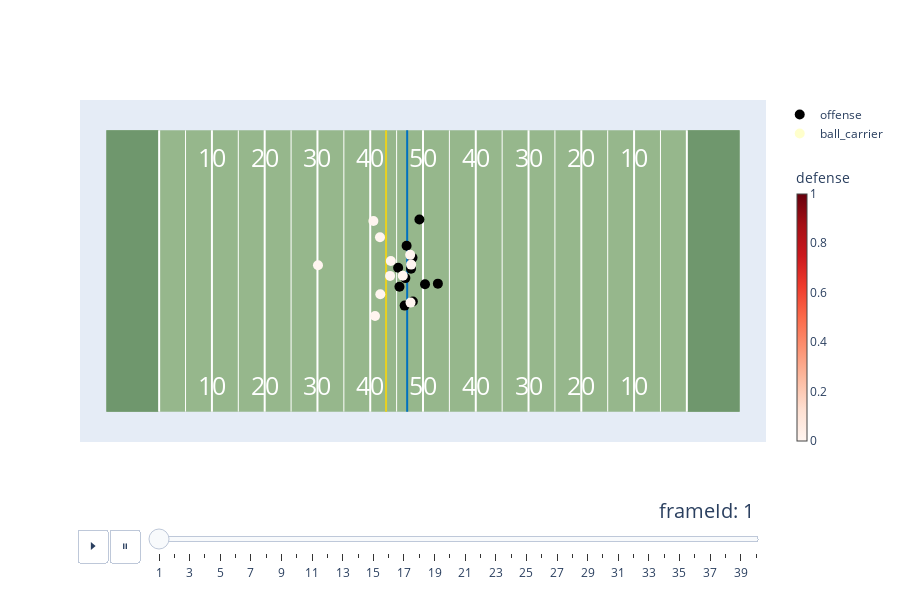

Write notebook code for a chart like this one.
### Code cell
field_proba.fig.show()

### Figure 1 — Plotly figure (JSON) as saved in the notebook; plotly's stock layout.template omitted (floating-point values rounded to 4 significant figures)
{"data": [{"hoverinfo": "none", "marker": {"color": "black", "size": 10}, "mode": "markers", "name": "offense", "type": "scatter", "x": [55.29, 58.01, 57.73, 56.52, 60.38, 62.82, 55.54, 59.32, 56.66, 58.08, 56.89], "y": [27.28, 29.17, 27.1, 20.09, 24.15, 24.25, 23.68, 36.4, 25.3, 20.87, 31.44]}, {"hoverinfo": "none", "marker": {"color": "yellow", "opacity": 0, "size": 10}, "mode": "markers", "name": "ball_carrier", "type": "scatter", "x": [0], "y": [0]}, {"customdata": [[42401, "Markus Golden", "OLB", "ARI", 0], [43986, "Antonio Hamilton", "CB", "ARI", 0], [44848, "Budda Baker", "SS", "ARI", 0], [47816, "Byron Murphy", "CB", "ARI", 0], [47848, "Zach Allen", "DE", "ARI", 0], [49410, "Jalen Thompson", "FS", "ARI", 0], [52416, "Isaiah Simmons", "DB", "ARI", 0], [52522, "Leki Fotu", "DT", "ARI", 0], [53445, "Zaven Collins", "OLB", "ARI", 0], [53565, "Marco Wilson", "CB", "ARI", 0], [54552, "Cameron Thomas", "OLB", "ARI", 0]], "hovertemplate": "<b>nflId:</b> %{customdata[0]}<br><b>Player:</b> %{customdata[1]} %{customdata[2]}<br><b>Team:</b> %{customdata[3]}<br><br><b>Tackling Probability:</b> %{customdata[4]}", "marker": {"cmax": 1, "cmin": 0, "color": ["#fff5f0", "#fff5f0", "#fff5f0", "#fff5f0", "#fff5f0", "#fff5f0", "#fff5f0", "#fff5f0", "#fff5f0", "#fff5f0", "#fff5f0"], "colorbar": {"len": 0.85, "thickness": 10, "title": {"text": "defense"}, "x": 1.03, "y": 0.4}, "colorscale": [[0, "rgb(255,245,240)"], [0.125, "rgb(254,224,210)"], [0.25, "rgb(252,187,161)"], [0.375, "rgb(252,146,114)"], [0.5, "rgb(251,106,74)"], [0.625, "rgb(239,59,44)"], [0.75, "rgb(203,24,29)"], [0.875, "rgb(165,15,21)"], [1, "rgb(103,0,13)"]], "size": 10}, "mode": "markers", "name": "defense", "showlegend": false, "type": "scatter", "x": [57.64, 50.6, 51.91, 51.85, 56.17, 40.1, 53.9, 57.75, 53.76, 50.91, 57.57], "y": [20.66, 36.13, 22.24, 33.03, 25.74, 27.74, 28.54, 27.86, 25.72, 18.12, 29.71]}], "layout": {"annotations": [{"font": {"color": "white", "size": 25}, "showarrow": false, "text": "10", "x": 20, "y": 48.3}, {"font": {"color": "white", "size": 25}, "showarrow": false, "text": "20", "x": 30, "y": 48.3}, {"font": {"color": "white", "size": 25}, "showarrow": false, "text": "30", "x": 40, "y": 48.3}, {"font": {"color": "white", "size": 25}, "showarrow": false, "text": "40", "x": 50, "y": 48.3}, {"font": {"color": "white", "size": 25}, "showarrow": false, "text": "50", "x": 60, "y": 48.3}, {"font": {"color": "white", "size": 25}, "showarrow": false, "text": "40", "x": 70, "y": 48.3}, {"font": {"color": "white", "size": 25}, "showarrow": false, "text": "30", "x": 80, "y": 48.3}, {"font": {"color": "white", "size": 25}, "showarrow": false, "text": "20", "x": 90, "y": 48.3}, {"font": {"color": "white", "size": 25}, "showarrow": false, "text": "10", "x": 100, "y": 48.3}, {"font": {"color": "white", "size": 25}, "showarrow": false, "text": "10", "x": 20, "y": 5}, {"font": {"color": "white", "size": 25}, "showarrow": false, "text": "20", "x": 30, "y": 5}, {"font": {"color": "white", "size": 25}, "showarrow": false, "text": "30", "x": 40, "y": 5}, {"font": {"color": "white", "size": 25}, "showarrow": false, "text": "40", "x": 50, "y": 5}, {"font": {"color": "white", "size": 25}, "showarrow": false, "text": "50", "x": 60, "y": 5}, {"font": {"color": "white", "size": 25}, "showarrow": false, "text": "40", "x": 70, "y": 5}, {"font": {"color": "white", "size": 25}, "showarrow": false, "text": "30", "x": 80, "y": 5}, {"font": {"color": "white", "size": 25}, "showarrow": false, "text": "20", "x": 90, "y": 5}, {"font": {"color": "white", "size": 25}, "showarrow": false, "text": "10", "x": 100, "y": 5}], "height": 600, "shapes": [{"fillcolor": "#96B78C", "layer": "below", "line": {"width": 0}, "type": "rect", "x0": 0, "x1": 120, "y0": 0, "y1": 53.3}, {"fillcolor": "#6F976D", "layer": "below", "line": {"width": 0}, "type": "rect", "x0": 0, "x1": 10, "y0": 0, "y1": 53.3}, {"fillcolor": "#6F976D", "layer": "below", "line": {"width": 0}, "type": "rect", "x0": 110, "x1": 120, "y0": 0, "y1": 53.3}, {"layer": "below", "line": {"color": "white", "width": 2}, "type": "line", "x0": 10, "x1": 10, "y0": 0, "y1": 53.3}, {"layer": "below", "line": {"color": "white", "width": 1}, "type": "line", "x0": 15, "x1": 15, "y0": 0, "y1": 53.3}, {"layer": "below", "line": {"color": "white", "width": 2}, "type": "line", "x0": 20, "x1": 20, "y0": 0, "y1": 53.3}, {"layer": "below", "line": {"color": "white", "width": 1}, "type": "line", "x0": 25, "x1": 25, "y0": 0, "y1": 53.3}, {"layer": "below", "line": {"color": "white", "width": 2}, "type": "line", "x0": 30, "x1": 30, "y0": 0, "y1": 53.3}, {"layer": "below", "line": {"color": "white", "width": 1}, "type": "line", "x0": 35, "x1": 35, "y0": 0, "y1": 53.3}, {"layer": "below", "line": {"color": "white", "width": 2}, "type": "line", "x0": 40, "x1": 40, "y0": 0, "y1": 53.3}, {"layer": "below", "line": {"color": "white", "width": 1}, "type": "line", "x0": 45, "x1": 45, "y0": 0, "y1": 53.3}, {"layer": "below", "line": {"color": "white", "width": 2}, "type": "line", "x0": 50, "x1": 50, "y0": 0, "y1": 53.3}, {"layer": "below", "line": {"color": "white", "width": 1}, "type": "line", "x0": 55, "x1": 55, "y0": 0, "y1": 53.3}, {"layer": "below", "line": {"color": "white", "width": 2}, "type": "line", "x0": 60, "x1": 60, "y0": 0, "y1": 53.3}, {"layer": "below", "line": {"color": "white", "width": 1}, "type": "line", "x0": 65, "x1": 65, "y0": 0, "y1": 53.3}, {"layer": "below", "line": {"color": "white", "width": 2}, "type": "line", "x0": 70, "x1": 70, "y0": 0, "y1": 53.3}, {"layer": "below", "line": {"color": "white", "width": 1}, "type": "line", "x0": 75, "x1": 75, "y0": 0, "y1": 53.3}, {"layer": "below", "line": {"color": "white", "width": 2}, "type": "line", "x0": 80, "x1": 80, "y0": 0, "y1": 53.3}, {"layer": "below", "line": {"color": "white", "width": 1}, "type": "line", "x0": 85, "x1": 85, "y0": 0, "y1": 53.3}, {"layer": "below", "line": {"color": "white", "width": 2}, "type": "line", "x0": 90, "x1": 90, "y0": 0, "y1": 53.3}, {"layer": "below", "line": {"color": "white", "width": 1}, "type": "line", "x0": 95, "x1": 95, "y0": 0, "y1": 53.3}, {"layer": "below", "line": {"color": "white", "width": 2}, "type": "line", "x0": 100, "x1": 100, "y0": 0, "y1": 53.3}, {"layer": "below", "line": {"color": "white", "width": 1}, "type": "line", "x0": 105, "x1": 105, "y0": 0, "y1": 53.3}, {"layer": "below", "line": {"color": "white", "width": 2}, "type": "line", "x0": 110, "x1": 110, "y0": 0, "y1": 53.3}, {"layer": "below", "line": {"color": "#0070C0", "width": 2}, "type": "line", "x0": 57, "x1": 57, "y0": 0, "y1": 53.3}, {"layer": "below", "line": {"color": "#E9D11F", "width": 2}, "type": "line", "x0": 53, "x1": 53, "y0": 0, "y1": 53.3}], "sliders": [{"active": 0, "currentvalue": {"font": {"size": 20}, "prefix": "frameId: ", "visible": true, "xanchor": "right"}, "len": 0.9, "pad": {"b": 10, "t": 50}, "steps": [{"args": [["1"], {"frame": {"duration": 50, "redraw": false}, "mode": "immediate", "transition": {"duration": 0}}], "label": "1", "method": "animate"}, {"args": [["2"], {"frame": {"duration": 50, "redraw": false}, "mode": "immediate", "transition": {"duration": 0}}], "label": "2", "method": "animate"}, {"args": [["3"], {"frame": {"duration": 50, "redraw": false}, "mode": "immediate", "transition": {"duration": 0}}], "label": "3", "method": "animate"}, {"args": [["4"], {"frame": {"duration": 50, "redraw": false}, "mode": "immediate", "transition": {"duration": 0}}], "label": "4", "method": "animate"}, {"args": [["5"], {"frame": {"duration": 50, "redraw": false}, "mode": "immediate", "transition": {"duration": 0}}], "label": "5", "method": "animate"}, {"args": [["6"], {"frame": {"duration": 50, "redraw": false}, "mode": "immediate", "transition": {"duration": 0}}], "label": "6", "method": "animate"}, {"args": [["7"], {"frame": {"duration": 50, "redraw": false}, "mode": "immediate", "transition": {"duration": 0}}], "label": "7", "method": "animate"}, {"args": [["8"], {"frame": {"duration": 50, "redraw": false}, "mode": "immediate", "transition": {"duration": 0}}], "label": "8", "method": "animate"}, {"args": [["9"], {"frame": {"duration": 50, "redraw": false}, "mode": "immediate", "transition": {"duration": 0}}], "label": "9", "method": "animate"}, {"args": [["10"], {"frame": {"duration": 50, "redraw": false}, "mode": "immediate", "transition": {"duration": 0}}], "label": "10", "method": "animate"}, {"args": [["11"], {"frame": {"duration": 50, "redraw": false}, "mode": "immediate", "transition": {"duration": 0}}], "label": "11", "method": "animate"}, {"args": [["12"], {"frame": {"duration": 50, "redraw": false}, "mode": "immediate", "transition": {"duration": 0}}], "label": "12", "method": "animate"}, {"args": [["13"], {"frame": {"duration": 50, "redraw": false}, "mode": "immediate", "transition": {"duration": 0}}], "label": "13", "method": "animate"}, {"args": [["14"], {"frame": {"duration": 50, "redraw": false}, "mode": "immediate", "transition": {"duration": 0}}], "label": "14", "method": "animate"}, {"args": [["15"], {"frame": {"duration": 50, "redraw": false}, "mode": "immediate", "transition": {"duration": 0}}], "label": "15", "method": "animate"}, {"args": [["16"], {"frame": {"duration": 50, "redraw": false}, "mode": "immediate", "transition": {"duration": 0}}], "label": "16", "method": "animate"}, {"args": [["17"], {"frame": {"duration": 50, "redraw": false}, "mode": "immediate", "transition": {"duration": 0}}], "label": "17", "method": "animate"}, {"args": [["18"], {"frame": {"duration": 50, "redraw": false}, "mode": "immediate", "transition": {"duration": 0}}], "label": "18", "method": "animate"}, {"args": [["19"], {"frame": {"duration": 50, "redraw": false}, "mode": "immediate", "transition": {"duration": 0}}], "label": "19", "method": "animate"}, {"args": [["20"], {"frame": {"duration": 50, "redraw": false}, "mode": "immediate", "transition": {"duration": 0}}], "label": "20", "method": "animate"}, {"args": [["21"], {"frame": {"duration": 50, "redraw": false}, "mode": "immediate", "transition": {"duration": 0}}], "label": "21", "method": "animate"}, {"args": [["22"], {"frame": {"duration": 50, "redraw": false}, "mode": "immediate", "transition": {"duration": 0}}], "label": "22", "method": "animate"}, {"args": [["23"], {"frame": {"duration": 50, "redraw": false}, "mode": "immediate", "transition": {"duration": 0}}], "label": "23", "method": "animate"}, {"args": [["24"], {"frame": {"duration": 50, "redraw": false}, "mode": "immediate", "transition": {"duration": 0}}], "label": "24", "method": "animate"}, {"args": [["25"], {"frame": {"duration": 50, "redraw": false}, "mode": "immediate", "transition": {"duration": 0}}], "label": "25", "method": "animate"}, {"args": [["26"], {"frame": {"duration": 50, "redraw": false}, "mode": "immediate", "transition": {"duration": 0}}], "label": "26", "method": "animate"}, {"args": [["27"], {"frame": {"duration": 50, "redraw": false}, "mode": "immediate", "transition": {"duration": 0}}], "label": "27", "method": "animate"}, {"args": [["28"], {"frame": {"duration": 50, "redraw": false}, "mode": "immediate", "transition": {"duration": 0}}], "label": "28", "method": "animate"}, {"args": [["29"], {"frame": {"duration": 50, "redraw": false}, "mode": "immediate", "transition": {"duration": 0}}], "label": "29", "method": "animate"}, {"args": [["30"], {"frame": {"duration": 50, "redraw": false}, "mode": "immediate", "transition": {"duration": 0}}], "label": "30", "method": "animate"}, {"args": [["31"], {"frame": {"duration": 50, "redraw": false}, "mode": "immediate", "transition": {"duration": 0}}], "label": "31", "method": "animate"}, {"args": [["32"], {"frame": {"duration": 50, "redraw": false}, "mode": "immediate", "transition": {"duration": 0}}], "label": "32", "method": "animate"}, {"args": [["33"], {"frame": {"duration": 50, "redraw": false}, "mode": "immediate", "transition": {"duration": 0}}], "label": "33", "method": "animate"}, {"args": [["34"], {"frame": {"duration": 50, "redraw": false}, "mode": "immediate", "transition": {"duration": 0}}], "label": "34", "method": "animate"}, {"args": [["35"], {"frame": {"duration": 50, "redraw": false}, "mode": "immediate", "transition": {"duration": 0}}], "label": "35", "method": "animate"}, {"args": [["36"], {"frame": {"duration": 50, "redraw": false}, "mode": "immediate", "transition": {"duration": 0}}], "label": "36", "method": "animate"}, {"args": [["37"], {"frame": {"duration": 50, "redraw": false}, "mode": "immediate", "transition": {"duration": 0}}], "label": "37", "method": "animate"}, {"args": [["38"], {"frame": {"duration": 50, "redraw": false}, "mode": "immediate", "transition": {"duration": 0}}], "label": "38", "method": "animate"}, {"args": [["39"], {"frame": {"duration": 50, "redraw": false}, "mode": "immediate", "transition": {"duration": 0}}], "label": "39", "method": "animate"}, {"args": [["40"], {"frame": {"duration": 50, "redraw": false}, "mode": "immediate", "transition": {"duration": 0}}], "label": "40", "method": "animate"}], "transition": {"duration": 50, "easing": "cubic-in-out"}, "x": 0.1, "xanchor": "left", "y": 0, "yanchor": "top"}], "updatemenus": [{"buttons": [{"args": [null, {"frame": {"duration": 50, "redraw": false}, "fromcurrent": true, "transition": {"duration": 0}}], "label": "⏵", "method": "animate"}, {"args": [[null], {"frame": {"duration": 0, "redraw": false}, "mode": "immediate", "transition": {"duration": 0}}], "label": "⏸", "method": "animate"}], "direction": "left", "pad": {"r": 10, "t": 87}, "showactive": false, "type": "buttons", "x": 0.1, "xanchor": "right", "y": 0, "yanchor": "top"}], "xaxis": {"range": [-5, 125], "visible": false}, "yaxis": {"range": [-5, 58.3], "scaleanchor": "x", "scaleratio": 1, "visible": false}}}
